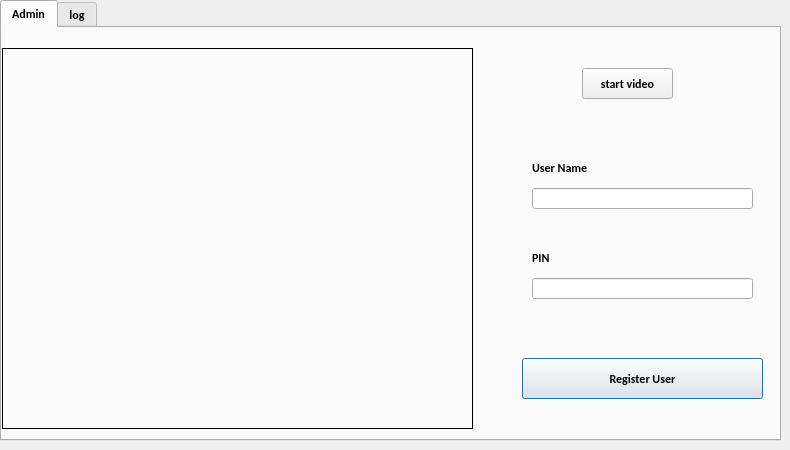
<?xml version="1.0" encoding="UTF-8"?>
<ui version="4.0">
 <class>OutputDialog</class>
 <widget class="QDialog" name="OutputDialog">
  <property name="geometry">
   <rect>
    <x>0</x>
    <y>0</y>
    <width>790</width>
    <height>450</height>
   </rect>
  </property>
  <property name="minimumSize">
   <size>
    <width>0</width>
    <height>0</height>
   </size>
  </property>
  <property name="maximumSize">
   <size>
    <width>1280</width>
    <height>720</height>
   </size>
  </property>
  <property name="font">
   <font>
    <family>Calibri</family>
    <weight>75</weight>
    <bold>true</bold>
   </font>
  </property>
  <property name="windowTitle">
   <string>Face Recognition Access System</string>
  </property>
  <property name="windowIcon">
   <iconset resource="resource.qrc">
    <normaloff>:/icon/icon.png</normaloff>:/icon/icon.png</iconset>
  </property>
  <widget class="QTabWidget" name="tabWidget">
   <property name="geometry">
    <rect>
     <x>0</x>
     <y>0</y>
     <width>781</width>
     <height>441</height>
    </rect>
   </property>
   <property name="currentIndex">
    <number>0</number>
   </property>
   <widget class="QWidget" name="Admin">
    <attribute name="title">
     <string>Admin</string>
    </attribute>
    <widget class="QPushButton" name="RegisterBtn">
     <property name="geometry">
      <rect>
       <x>520</x>
       <y>330</y>
       <width>241</width>
       <height>41</height>
      </rect>
     </property>
     <property name="text">
      <string>Register User</string>
     </property>
    </widget>
    <widget class="QLabel" name="label_6">
     <property name="geometry">
      <rect>
       <x>530</x>
       <y>130</y>
       <width>71</width>
       <height>20</height>
      </rect>
     </property>
     <property name="text">
      <string>User Name</string>
     </property>
    </widget>
    <widget class="QLineEdit" name="regName">
     <property name="geometry">
      <rect>
       <x>530</x>
       <y>160</y>
       <width>221</width>
       <height>21</height>
      </rect>
     </property>
    </widget>
    <widget class="QLineEdit" name="regTel">
     <property name="geometry">
      <rect>
       <x>530</x>
       <y>250</y>
       <width>221</width>
       <height>21</height>
      </rect>
     </property>
    </widget>
    <widget class="QLabel" name="label_7">
     <property name="geometry">
      <rect>
       <x>530</x>
       <y>220</y>
       <width>71</width>
       <height>20</height>
      </rect>
     </property>
     <property name="text">
      <string>PIN</string>
     </property>
    </widget>
    <widget class="QLabel" name="imgLabel2">
     <property name="geometry">
      <rect>
       <x>0</x>
       <y>20</y>
       <width>471</width>
       <height>381</height>
      </rect>
     </property>
     <property name="minimumSize">
      <size>
       <width>4</width>
       <height>0</height>
      </size>
     </property>
     <property name="maximumSize">
      <size>
       <width>640</width>
       <height>480</height>
      </size>
     </property>
     <property name="frameShape">
      <enum>QFrame::Box</enum>
     </property>
     <property name="text">
      <string/>
     </property>
    </widget>
    <widget class="QPushButton" name="pushButton">
     <property name="geometry">
      <rect>
       <x>580</x>
       <y>40</y>
       <width>91</width>
       <height>31</height>
      </rect>
     </property>
     <property name="text">
      <string>start video</string>
     </property>
    </widget>
   </widget>
   <widget class="QWidget" name="log">
    <attribute name="title">
     <string>log</string>
    </attribute>
    <widget class="QTableWidget" name="table">
     <property name="geometry">
      <rect>
       <x>0</x>
       <y>10</y>
       <width>461</width>
       <height>381</height>
      </rect>
     </property>
     <property name="alternatingRowColors">
      <bool>true</bool>
     </property>
     <property name="sortingEnabled">
      <bool>true</bool>
     </property>
     <column>
      <property name="text">
       <string>Name</string>
      </property>
     </column>
     <column>
      <property name="text">
       <string>Time</string>
      </property>
     </column>
     <column>
      <property name="text">
       <string>Photo</string>
      </property>
     </column>
     <column>
      <property name="text">
       <string>Status</string>
      </property>
     </column>
    </widget>
    <widget class="QPushButton" name="load">
     <property name="geometry">
      <rect>
       <x>550</x>
       <y>180</y>
       <width>121</width>
       <height>41</height>
      </rect>
     </property>
     <property name="text">
      <string>Load</string>
     </property>
    </widget>
    <widget class="QDateTimeEdit" name="fromTime">
     <property name="geometry">
      <rect>
       <x>530</x>
       <y>70</y>
       <width>181</width>
       <height>22</height>
      </rect>
     </property>
     <property name="dateTime">
      <datetime>
       <hour>0</hour>
       <minute>0</minute>
       <second>0</second>
       <year>2020</year>
       <month>11</month>
       <day>16</day>
      </datetime>
     </property>
     <property name="displayFormat">
      <string>dd-MM-yy hh:mm:ss</string>
     </property>
     <property name="calendarPopup">
      <bool>true</bool>
     </property>
    </widget>
    <widget class="QLabel" name="label_8">
     <property name="geometry">
      <rect>
       <x>480</x>
       <y>70</y>
       <width>51</width>
       <height>20</height>
      </rect>
     </property>
     <property name="font">
      <font>
       <family>Calibri</family>
       <pointsize>12</pointsize>
       <weight>75</weight>
       <bold>true</bold>
      </font>
     </property>
     <property name="text">
      <string>From</string>
     </property>
    </widget>
    <widget class="QDateTimeEdit" name="toTime">
     <property name="geometry">
      <rect>
       <x>530</x>
       <y>120</y>
       <width>181</width>
       <height>22</height>
      </rect>
     </property>
     <property name="dateTime">
      <datetime>
       <hour>0</hour>
       <minute>0</minute>
       <second>0</second>
       <year>2021</year>
       <month>4</month>
       <day>30</day>
      </datetime>
     </property>
     <property name="date">
      <date>
       <year>2021</year>
       <month>4</month>
       <day>30</day>
      </date>
     </property>
     <property name="time">
      <time>
       <hour>0</hour>
       <minute>0</minute>
       <second>0</second>
      </time>
     </property>
     <property name="displayFormat">
      <string>dd-MM-yy hh:mm:ss</string>
     </property>
     <property name="calendarPopup">
      <bool>true</bool>
     </property>
    </widget>
    <widget class="QLabel" name="label_9">
     <property name="geometry">
      <rect>
       <x>490</x>
       <y>120</y>
       <width>31</width>
       <height>20</height>
      </rect>
     </property>
     <property name="font">
      <font>
       <family>Calibri</family>
       <pointsize>12</pointsize>
       <weight>75</weight>
       <bold>true</bold>
      </font>
     </property>
     <property name="text">
      <string>To</string>
     </property>
    </widget>
   </widget>
  </widget>
 </widget>
 <resources>
  <include location="resource.qrc"/>
 </resources>
 <connections/>
</ui>
